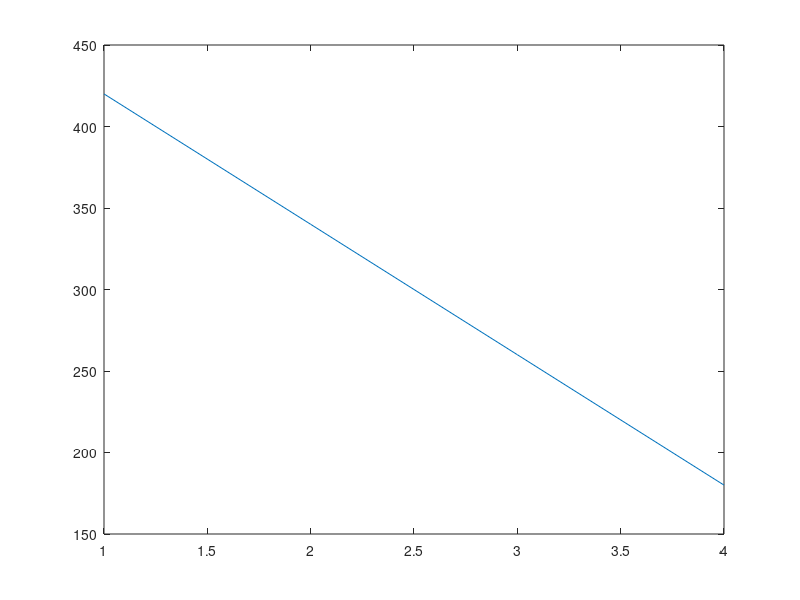

Here is the MATLAB script that generated this plot:
% Define the coefficient matrix A
A = [2, -1, 0, 0;
     -1, 2, -1, 0;
     0, -1, 2, -1;
     0, 0, -1, 2];

% Compute the eigenvalues and eigenvectors of A
[V, D] = eig(A);

% Extract the diagonal matrix of eigenvalues
lambda = diag(D);

% Define the right-hand side vector b
b = [500; 0; 0; 100];

% Initialize the solution vector x
x = zeros(size(b));

% Solve for each component of x
for i = 1:length(lambda)
    x = x + (V(:,i)' * b / lambda(i)) * V(:,i);
end

% Display the solution
disp('Solution x:');
disp(x);
plot(x)
